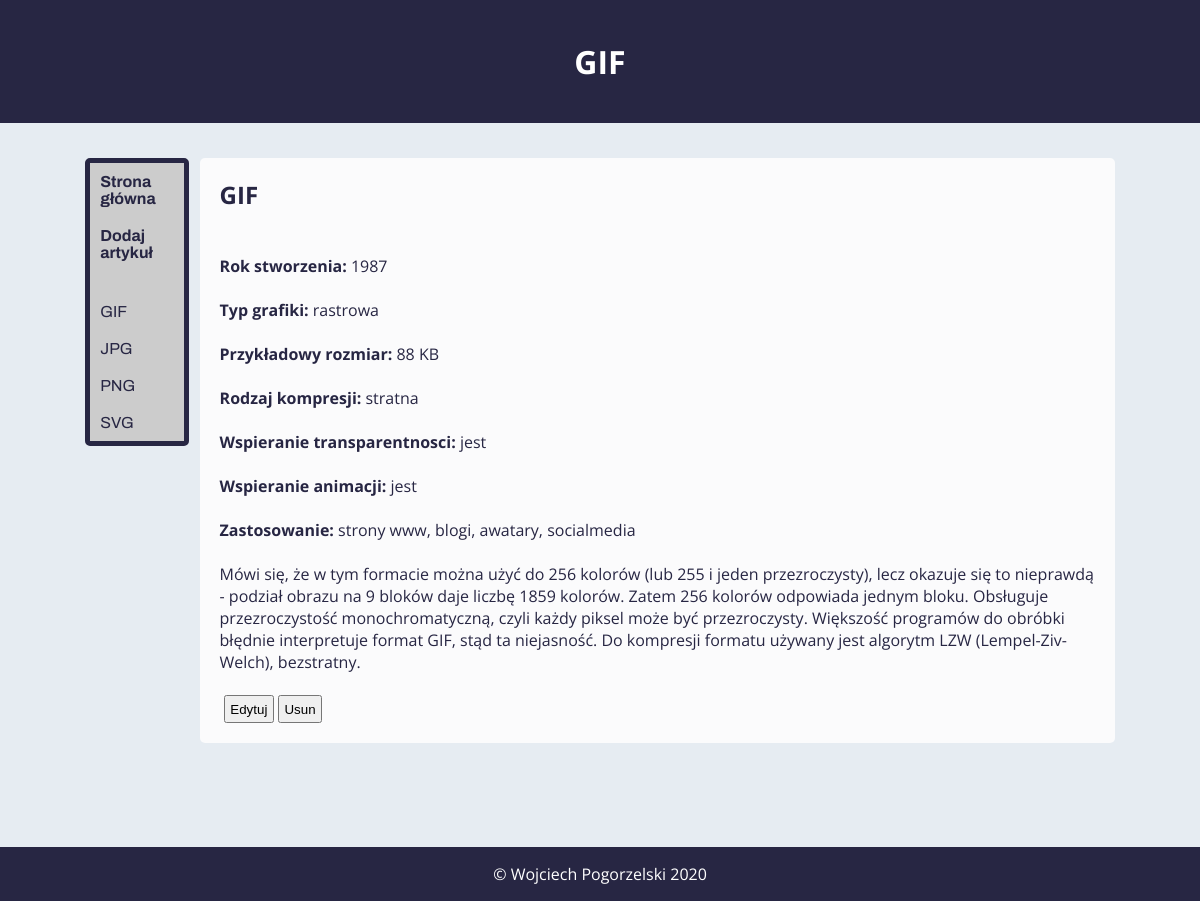
Page /show.php?id=3 on the committed database.
### tables this page shows
CREATE TABLE `article` (
  `id` bigint(20) UNSIGNED NOT NULL,
  `header` varchar(255) NOT NULL
);

CREATE TABLE `articlebody` (
  `id` bigint(20) UNSIGNED NOT NULL,
  `id_article` bigint(20) UNSIGNED DEFAULT NULL,
  `body` text NOT NULL,
  `rok` text NOT NULL,
  `typ` text NOT NULL,
  `size` text NOT NULL,
  `rodzaj` text NOT NULL,
  `transparent` text NOT NULL,
  `animacje` text NOT NULL,
  `zastosowanie` text NOT NULL
);

### show.php (called while the page is built)
<?php include 'header.php';?>
<?php include 'nav.php';?>
<?php include 'article.php'; ?>
<?php include 'footer.php';?>

### article.php (the view, shortened to what this page needs)
<?php
$id=$_GET["id"];
echo "<article>";
$con = mysqli_connect("localhost", "root", "", "graphics");
$sql = "SELECT * FROM articlebody ab INNER JOIN article a ON a.id=ab.id_article WHERE a.id='$id'";
$done = mysqli_query($con, $sql);
if (mysqli_num_rows($done) > 0){
    while ($row = mysqli_fetch_assoc($done)){
        $id=$row["id"];
        echo "<h2>".$row["header"]."</h2><br>";
        echo "<br>";
        echo "<p><b>Rok stworzenia: </b>".$row["rok"]."</p><br>";
        echo "<p><b>Typ grafiki: </b>".$row["typ"]."</p><br>";
        echo "<p><b>Przykładowy rozmiar: </b>".$row["size"]."</p><br>";
        echo "<p><b>Rodzaj kompresji: </b>".$row["rodzaj"]."</p><br>";
        echo "<p><b>Wspieranie transparentnosci: </b>".$row["transparent"]."</p><br>";
        echo "<p><b>Wspieranie animacji: </b>".$row["animacje"]."</p><br>";
        echo "<p><b>Zastosowanie: </b>".$row["zastosowanie"]."</p><br>";
        echo "<p>".$row["body"]."</p><br>";
    }
}
echo "<a href='edit.php?id=$id'><button class='edit' style='margin-left: 0.5%; float: left; padding: 0.5%'>Edytuj</button></a> ";
echo "<form method=\"POST\" onsubmit=\"return confirm('Jestes pewny?');\">
            <input type=\"hidden\" name=\"_METHOD\" value=\"DELETE\">
            <input type=\"hidden\" name=\"id\" value=\"<?php echo $id; ?\">
        <button type=\"submit\" style='margin-left: 0.5%; float: left; padding: 0.5%'>Usun</button>
        </form>";
echo "</article>";
echo "</section>";
?>

### header.php (shortened to what this page needs)
<?php
echo '
<!doctype html>
<html lang="en">
<head>
    <meta charset="UTF-8">
    <meta name="viewport"
          content="width=device-width, user-scalable=no, initial-scale=1.0, maximum-scale=1.0, minimum-scale=1.0">
    <meta http-equiv="X-UA-Compatible" content="ie=edge">
    <meta name="author" content="Wojciech Pogorzelski 3c, SCI">
    <link rel="stylesheet" href="betterstyle.css">
<link href="https://fonts.googleapis.com/css?family=Archivo:500|Open+Sans:300,700" rel="stylesheet">
    <title>Graphics files</title>
</head>
<body>';
$curPageName = substr($_SERVER["SCRIPT_NAME"], strrpos($_SERVER["SCRIPT_NAME"], "/") + 1);
if ($curPageName == "show.php"){
    $id=$_GET["id"];
    $con = mysqli_connect("localhost", "root", "", "graphics");
    $sql = "SELECT * FROM article a WHERE a.id=$id";
    $done = mysqli_query($con, $sql);
    if (mysqli_num_rows($done) > 0){
        while ($row = mysqli_fetch_assoc($done)){
            echo "<header><h1>".$row["header"]."</h1></header>";
        }
    }
}
?>

### nav.php (shortened to what this page needs)
<?php
echo "<section>";
echo "<nav>";
echo "<ul>";
echo "<li><a href='index.php'><b>Strona główna</b></a></li>";
echo "<li><a href='add.php'><b>Dodaj artykuł</b></a></li>";
echo "<li><br></li>";
$con = mysqli_connect("localhost", "root", "", "graphics");
$sql = "SELECT * FROM article";
$done = mysqli_query($con, $sql);
if (mysqli_num_rows($done) > 0){
    while ($row = mysqli_fetch_assoc($done)){
        echo "<li><a href='show.php?id=".$row["id"]."'>".$row["header"]."</a></li>";
    }
}
echo "</ul>";
echo "</nav>";
?>

### footer.php
<?php
echo "<footer><p>&copy Wojciech Pogorzelski 2020</p></footer>";
echo "</body></html>"
?>

### betterstyle.css (style rules this page uses)
* { margin: 0px; padding: 0px; box-sizing: border-box; }
body { font-family: 'Open Sans', sans-serif; margin: 0 auto; align-content: center; width: 100%; background-color: #e6ecf2; color: white; position: relative; padding-bottom: 58px; min-height: 100vh; }
header { background-color: #272643; text-align: center; padding: 40px; }
nav { float: left; width: 10%; background: #ccc; margin: 0.5%; border: solid 5px #272643; border-radius: 5px; margin-bottom: 100px; }
nav ul { list-style-type: none; padding: 0; }
nav a { display:block; padding: 10px; color: #272643; text-decoration: none; font-family: 'Archivo', sans-serif; }
nav li { width: 100%; overflow: hidden; text-overflow: ellipsis; }
article { float: left; padding: 20px; width: 88%; margin: 0.5%; color: #272643; background-color: #fbfbfc; margin-bottom: 100px; border-radius: 5px; }
section { width: 90vw; margin: 0 auto; padding: 30px 20px; }
footer { text-align: center; background-color: #272643; color: #fff; padding: 1rem; bottom: 0; width: 100%; position: fixed; z-index: 1; }

### rows in the picture
article: header "GIF"
article: header "JPG"
article: header "PNG"
article: header "SVG"
articlebody: id_article.header "GIF", rok "1987", typ "rastrowa", size "88 KB", rodzaj "stratna", transparent "jest", animacje "jest", zastosowanie "strony www, blogi, awatary, socialmedia", body "Mówi się, że w tym formacie można użyć do 256 kolorów (lub 255 i jeden przezroczysty), lecz okazuje się to nieprawdą - podział obrazu na 9 bloków daje liczbę 1859 kolorów. Zatem 256 kolorów odpowiada jednym bloku. Obsługuje przezroczystość monochromatyczną, czyli każdy piksel może być przezroczysty. Większość programów do obróbki błędnie interpretuje format GIF, stąd ta niejasność. Do kompresji formatu używany jest algorytm LZW (Lempel-Ziv-Welch), bezstratny."
